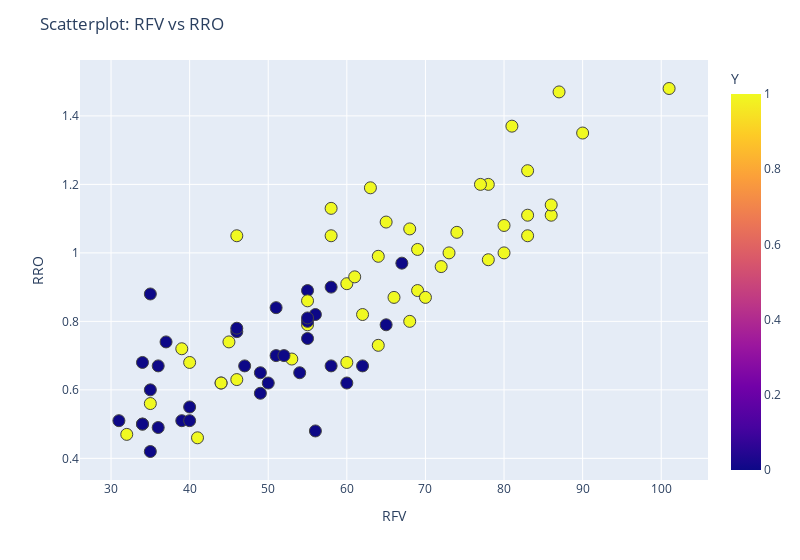

This figure's notebook cell:
### Code cell
Scatterplot(data, "RFV", "RRO",  "Y")

### Figure 1 — Plotly figure (JSON) as saved in the notebook; plotly's stock layout.template omitted (floating-point values rounded to 4 significant figures)
{"data": [{"hovertemplate": "RFV=%{x}<br>RRO=%{y}<br>Y=%{marker.color}<extra></extra>", "legendgroup": "", "marker": {"color": [0, 0, 0, 0, 1, 1, 0, 0, 0, 0, 0, 1, 1, 0, 1, 1, 1, 0, 1, 1, 1, 0, 0, 0, 0, 1, 1, 1, 1, 0, 1, 1, 1, 1, 1, 0, 0, 1, 1, 0, 0, 0, 0, 1, 1, 1, 1, 1, 1, 0, 0, 1, 1, 1, 1, 1, 1, 1, 0, 0, 1, 1, 1, 1, 1, 1, 1, 0, 0, 0, 1, 0, 1, 1, 0, 0, 0, 1, 0, 0, 0], "coloraxis": "coloraxis", "line": {"width": 1}, "size": 12, "symbol": "circle"}, "mode": "markers", "name": "", "orientation": "v", "showlegend": false, "type": "scatter", "x": [46, 35, 34, 39, 55, 62, 51, 51, 36, 37, 40, 53, 60, 60, 64, 83, 58, 55, 86, 46, 68, 65, 46, 49, 62, 69, 41, 40, 78, 50, 73, 80, 74, 63, 69, 55, 44, 80, 90, 54, 56, 56, 58, 66, 70, 44, 72, 35, 101, 55, 49, 86, 45, 58, 64, 83, 60, 77, 36, 47, 39, 87, 61, 78, 46, 65, 32, 58, 34, 67, 83, 35, 68, 81, 35, 40, 34, 55, 55, 52, 31], "xaxis": "x", "y": [0.77, 0.6, 0.5, 0.51, 0.79, 0.82, 0.84, 0.7, 0.67, 0.74, 0.51, 0.69, 0.91, 0.62, 0.99, 1.05, 1.13, 0.8, 1.11, 1.05, 1.07, 0.79, 0.78, 0.59, 0.67, 1.01, 0.46, 0.68, 1.2, 0.62, 1, 1, 1.06, 1.19, 0.89, 0.75, 0.62, 1.08, 1.35, 0.65, 0.82, 0.48, 0.67, 0.87, 0.87, 0.62, 0.96, 0.56, 1.48, 0.89, 0.65, 1.14, 0.74, 1.05, 0.73, 1.24, 0.68, 1.2, 0.49, 0.67, 0.72, 1.47, 0.93, 0.98, 0.63, 1.09, 0.47, 0.9, 0.5, 0.97, 1.11, 0.88, 0.8, 1.37, 0.42, 0.55, 0.68, 0.86, 0.81, 0.7, 0.51], "yaxis": "y"}], "layout": {"coloraxis": {"colorbar": {"title": {"text": "Y"}}, "colorscale": [[0, "#0d0887"], [0.1111, "#46039f"], [0.2222, "#7201a8"], [0.3333, "#9c179e"], [0.4444, "#bd3786"], [0.5556, "#d8576b"], [0.6667, "#ed7953"], [0.7778, "#fb9f3a"], [0.8889, "#fdca26"], [1, "#f0f921"]]}, "legend": {"tracegroupgap": 0}, "margin": {"t": 60}, "title": {"text": "Scatterplot: RFV vs RRO"}, "width": 800, "xaxis": {"anchor": "y", "domain": [0, 1], "title": {"text": "RFV"}}, "yaxis": {"anchor": "x", "domain": [0, 1], "title": {"text": "RRO"}}}}
